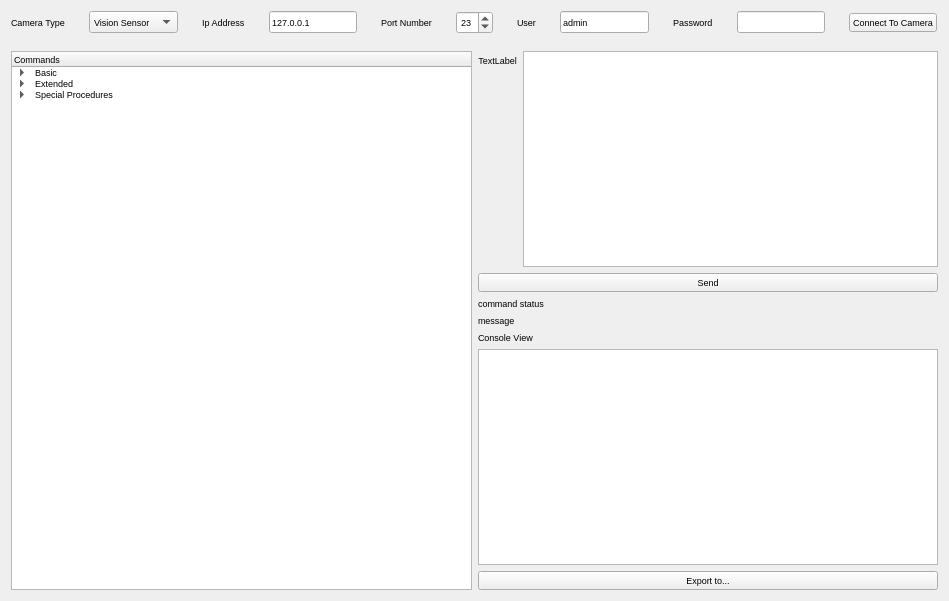
<?xml version="1.0" encoding="UTF-8"?>
<ui version="4.0">
 <class>MainWindow</class>
 <widget class="QMainWindow" name="MainWindow">
  <property name="geometry">
   <rect>
    <x>0</x>
    <y>0</y>
    <width>949</width>
    <height>601</height>
   </rect>
  </property>
  <property name="font">
   <font>
    <pointsize>7</pointsize>
   </font>
  </property>
  <property name="windowTitle">
   <string>MainWindow</string>
  </property>
  <widget class="QWidget" name="centralWidget">
   <property name="autoFillBackground">
    <bool>true</bool>
   </property>
   <layout class="QGridLayout" name="gridLayout_4">
    <item row="0" column="0">
     <layout class="QVBoxLayout" name="verticalLayout">
      <item>
       <layout class="QHBoxLayout" name="horizontalLayout">
        <property name="spacing">
         <number>24</number>
        </property>
        <property name="rightMargin">
         <number>1</number>
        </property>
        <property name="bottomMargin">
         <number>11</number>
        </property>
        <item>
         <widget class="QLabel" name="label_2">
          <property name="text">
           <string>Camera Type</string>
          </property>
         </widget>
        </item>
        <item>
         <widget class="QComboBox" name="cmbCamType">
          <property name="layoutDirection">
           <enum>Qt::LeftToRight</enum>
          </property>
          <property name="iconSize">
           <size>
            <width>21</width>
            <height>22</height>
           </size>
          </property>
          <item>
           <property name="text">
            <string>Vision Sensor</string>
           </property>
          </item>
          <item>
           <property name="text">
            <string>Vision System</string>
           </property>
          </item>
         </widget>
        </item>
        <item>
         <widget class="QLabel" name="label_3">
          <property name="text">
           <string>Ip Address</string>
          </property>
         </widget>
        </item>
        <item>
         <widget class="QLineEdit" name="txtIpAdr">
          <property name="text">
           <string>127.0.0.1</string>
          </property>
         </widget>
        </item>
        <item>
         <widget class="QLabel" name="label_5">
          <property name="text">
           <string>Port Number</string>
          </property>
         </widget>
        </item>
        <item>
         <widget class="QSpinBox" name="spPortT">
          <property name="value">
           <number>23</number>
          </property>
         </widget>
        </item>
        <item>
         <widget class="QLabel" name="label_6">
          <property name="text">
           <string>User</string>
          </property>
         </widget>
        </item>
        <item>
         <widget class="QLineEdit" name="txtUser">
          <property name="text">
           <string>admin</string>
          </property>
         </widget>
        </item>
        <item>
         <widget class="QLabel" name="label_7">
          <property name="text">
           <string>Password</string>
          </property>
         </widget>
        </item>
        <item>
         <widget class="QLineEdit" name="txtPsswrd">
          <property name="echoMode">
           <enum>QLineEdit::Password</enum>
          </property>
         </widget>
        </item>
        <item>
         <widget class="QPushButton" name="pbConnect">
          <property name="text">
           <string>Connect To Camera</string>
          </property>
         </widget>
        </item>
       </layout>
      </item>
      <item>
       <layout class="QGridLayout" name="gridLayout_3">
        <item row="0" column="2">
         <layout class="QVBoxLayout" name="verticalLayout_3">
          <item>
           <layout class="QFormLayout" name="lyCmdPr">
            <property name="verticalSpacing">
             <number>63</number>
            </property>
            <item row="0" column="0">
             <widget class="QLabel" name="label">
              <property name="layoutDirection">
               <enum>Qt::LeftToRight</enum>
              </property>
              <property name="text">
               <string>TextLabel</string>
              </property>
              <property name="alignment">
               <set>Qt::AlignCenter</set>
              </property>
             </widget>
            </item>
            <item row="0" column="1">
             <widget class="QTextEdit" name="textEdit"/>
            </item>
           </layout>
          </item>
          <item>
           <widget class="QPushButton" name="pushButton">
            <property name="text">
             <string>Send</string>
            </property>
           </widget>
          </item>
          <item>
           <widget class="QLabel" name="label_8">
            <property name="text">
             <string>command status</string>
            </property>
           </widget>
          </item>
          <item>
           <widget class="QLabel" name="label_9">
            <property name="text">
             <string>message</string>
            </property>
           </widget>
          </item>
          <item>
           <widget class="QLabel" name="label_4">
            <property name="text">
             <string>Console View</string>
            </property>
           </widget>
          </item>
          <item>
           <widget class="QPlainTextEdit" name="plainTextEdit">
            <property name="readOnly">
             <bool>true</bool>
            </property>
           </widget>
          </item>
          <item>
           <widget class="QPushButton" name="pushButton_2">
            <property name="text">
             <string>Export to...</string>
            </property>
           </widget>
          </item>
         </layout>
        </item>
        <item row="0" column="0">
         <widget class="QTreeWidget" name="treeWidget">
          <column>
           <property name="text">
            <string>Commands</string>
           </property>
          </column>
          <item>
           <property name="text">
            <string>Basic</string>
           </property>
           <item>
            <property name="text">
             <string>Execution &amp; Online</string>
            </property>
           </item>
           <item>
            <property name="text">
             <string>Settings &amp; Cell Value </string>
            </property>
           </item>
           <item>
            <property name="text">
             <string>Image </string>
            </property>
           </item>
           <item>
            <property name="text">
             <string>File and Jobs</string>
            </property>
           </item>
          </item>
          <item>
           <property name="text">
            <string>Extended</string>
           </property>
           <item>
            <property name="text">
             <string>Put</string>
            </property>
           </item>
           <item>
            <property name="text">
             <string>Get</string>
            </property>
           </item>
           <item>
            <property name="text">
             <string>EV</string>
            </property>
           </item>
          </item>
          <item>
           <property name="text">
            <string>Special Procedures</string>
           </property>
           <item>
            <property name="text">
             <string>Fix Camera Name</string>
            </property>
           </item>
          </item>
          <item>
           <property name="text">
            <string/>
           </property>
          </item>
         </widget>
        </item>
       </layout>
      </item>
     </layout>
    </item>
   </layout>
  </widget>
 </widget>
 <layoutdefault spacing="6" margin="11"/>
 <resources/>
 <connections/>
</ui>
